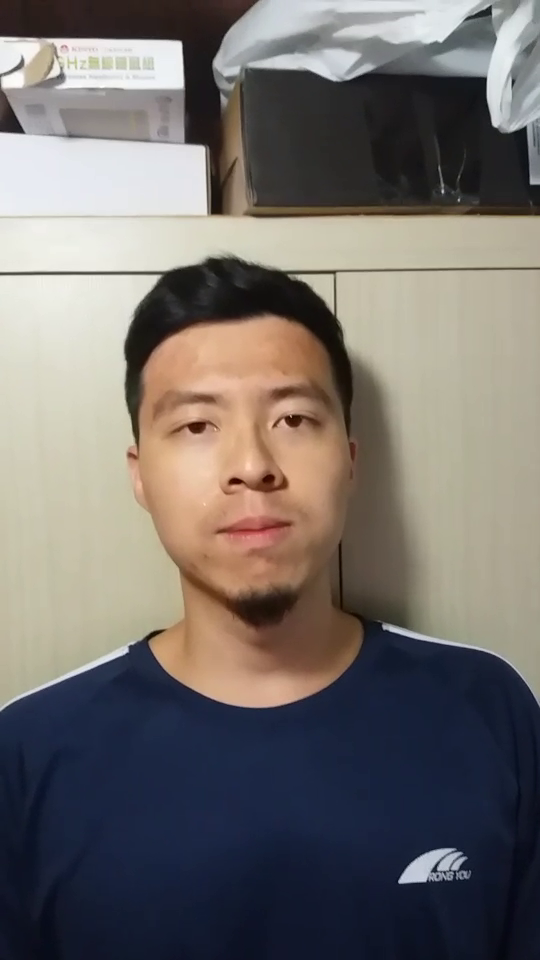
#> input picture frame 51 of face/face_target.mp4, 540 x 960 px, given in place of pupil_target.mp4, which was not available
$ python pupil_detection.py
#> lines starting #> are read from the running program, lines starting #| are printed output that depends on the picture; after the words box and inside, x2 and y2 are one past the last pixel; in counts of white or black regions, pixels touching at a corner belong together; pictures that were not available may be replaced by others from this repository, and a replacement may not be noted
import cv2

#符號"_"在這用意為沒使用到的參數，平常代表最後執行結果

cap = cv2.VideoCapture("pupil_target.mp4") #這裡要輸入影片的檔案名稱

while True:
    ret, frame = cap.read()
#> frame is the input picture: shape (960, 540, 3); mean B, G, R 107.5, 110.8, 116.2
    roi = frame[333:625,95:506] #只取有興趣的區域, 手動框出眼睛部位
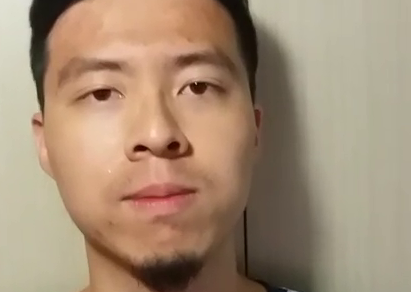
#> roi: shape (292, 411, 3); mean B, G, R 116.9, 140.5, 164.3
    rows,cols,_ =roi.shape
#> rows = 292; cols = 411

    gray_roi = cv2.cvtColor(roi, cv2.COLOR_BGR2GRAY)  #灰階處理
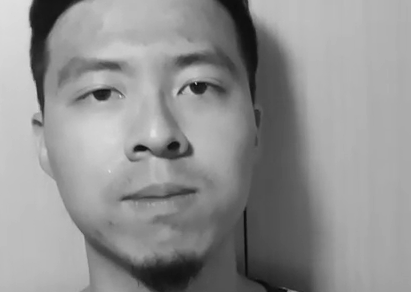
#> gray_roi: shape (292, 411); min 9, max 224, mean 144.9
    gray_roi = cv2.GaussianBlur(gray_roi, (7, 7), 0) #模糊化 去除一些雜訊
    _, threshold = cv2.threshold(gray_roi, 17, 255, cv2.THRESH_BINARY_INV)  #二值化處理(處理目標, threshold, 最大值, 二值化)
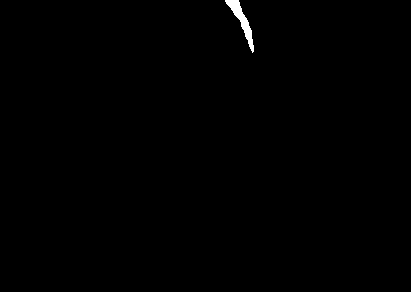
#> threshold: shape (292, 411); 0.35% white; 1 white region
    contours, _ = cv2.findContours(threshold, cv2.RETR_TREE, cv2.CHAIN_APPROX_SIMPLE) #找出其輪廓
#> contours = 1 contour; box (x1, y1, x2, y2) and area: (225, 0, 254, 53) 362
    contours = sorted(contours, key=lambda x: cv2.contourArea(x), reverse=True) #排序輪廓由大到小


    #取出第一個輪廓後即break, 所以是最大輪廓
    for cnt in contours:
        #cv2.drawContours(roi, [cnt], -1, (0, 0, 255), 3)  #arg為(原圖, 輪廓座標, -1為顯示全部輪廓, 顏色, 線寬pixel)
        (x, y, w, h) = cv2.boundingRect(cnt)
        cv2.rectangle(roi, (x, y), (x + w, y + h), (255, 0, 0), 2)
        cv2.line(roi,(x + int(w/2), 0),(x + int(w/2), rows),(0,255,0),2)
        cv2.line(roi,(0, y + int(h/2)),(cols, y + int(h/2)),(0,255,0),2)
        break
#> this loop made 1 pass
#> (x, y, w, h) on pass 1: (225, 0, 29, 53)
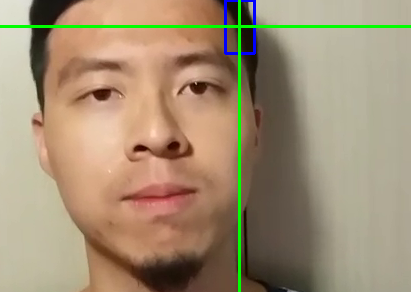
#> roi: shape (292, 411, 3); 2.1% of pixels changed, all inside (x1, y1, x2, y2) = (0, 0, 411, 292)

    cv2.imshow("threshold", threshold)
    cv2.imshow("roi", roi)
    key = cv2.waitKey(30)
#> (key Esc is pressed here)
    if key == 27: #27代表ESC
        break

cap.release()
#> (the run stopped early here; a loop or call above may not have finished)
